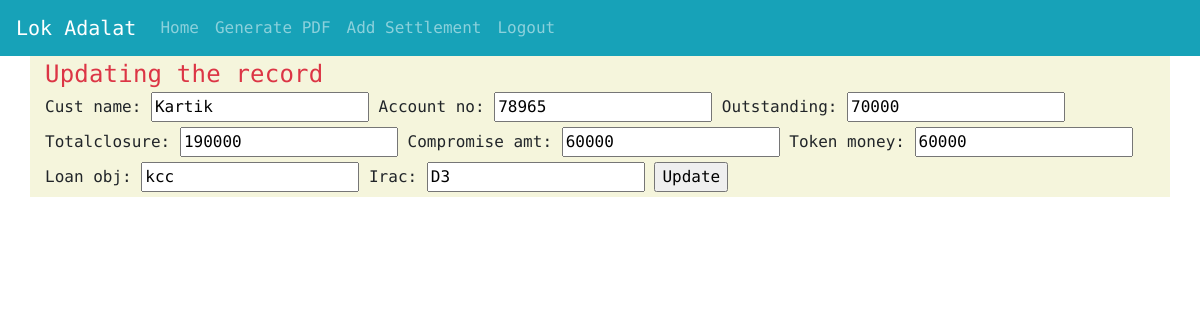
The page /loka/update/23 (signed in) on the database its author committed.
### loka/models.py (models this page shows, shortened)
class SettlementRow(models.Model):
    loka=models.ForeignKey(LokAdalat,on_delete=models.CASCADE,related_name="setrow")
    branch = models.ForeignKey(Profile, on_delete=models.CASCADE, blank=True, null=True,related_name='branches')
    ro=models.ForeignKey(RegionalOffice,on_delete=models.CASCADE,blank=True,null=True)
    account_no=models.IntegerField(blank=True)
    cust_name=models.CharField(max_length=50)
    outstanding=models.IntegerField(blank=True)
    totalclosure=models.IntegerField(blank=True)
    compromise_amt=models.IntegerField(blank=True)
    token_money=models.IntegerField(blank=True)
    loan_obj=models.CharField(max_length=20)
    irac=models.CharField(max_length=10)
    pr_waived=models.IntegerField(blank=True)
    int_waived=models.IntegerField(blank=True)
    rest_amount=models.IntegerField(blank=True)
    unapplied_int=models.IntegerField(blank=True)

### loka/views.py (the view)
# urls.py: path('loka/update/<int:pk>', views.SettlementUpdateView.as_view(), name='updaterec')
class SettlementUpdateView(LoginRequiredMixin,UpdateView):
    login_url = '/login/'
    model = SettlementRow
    fields=('cust_name','account_no','outstanding','totalclosure','compromise_amt','token_money','loan_obj','irac')
    exclude=('loka','ro','branch','pr_waived','int_waived','unapplied_int','rest_amount')
    success_url = reverse_lazy("settlement_list")

### loka/templates/loka/settlementrow_form.html (shortened to what this page needs)
    <!DOCTYPE html>
{% extends "base.html" %}
{% block content %}
<div class="container" style="background:#F5F5DC;">
    <p class="text text-danger">Updating the record</p>
<form class="form" method="post">
    {{ form}}
    <input type="submit" value="Update">
</form>
    </div>
    {% endblock content %}

### static/style.css (style rules this page uses)
body { background:white; }
html, body { font-family: 'Roboto Mono', monospace; font-size: 16px; }
html { box-sizing: border-box; user-select: none; }
*, *:before, *:after { box-sizing: inherit; }
.container { width: 100%; }
p { color: #fff; font-size: 24px; letter-spacing: .2px; margin: 0; }

### rows shown on the page
SettlementRow: cust_name "Kartik", account_no "78965", outstanding "70000", totalclosure "190000", compromise_amt "60000", token_money "60000", loan_obj "kcc", irac "D3"
